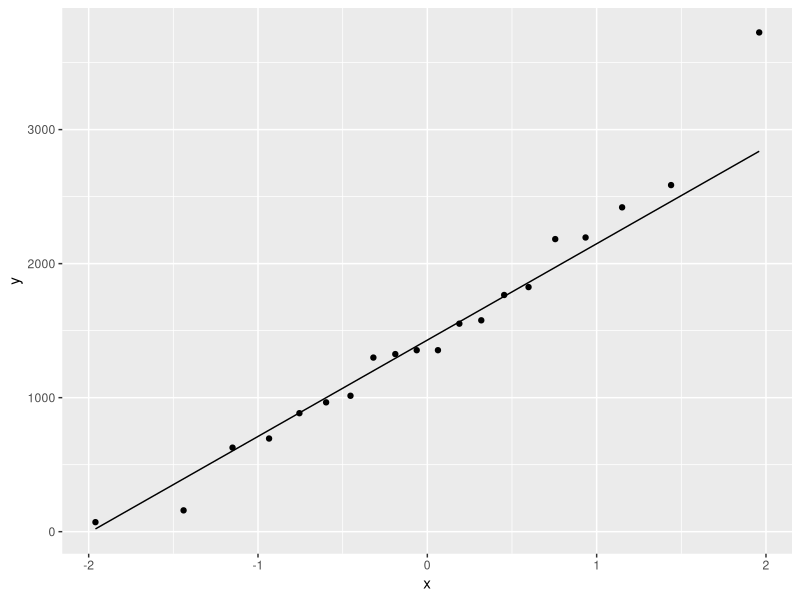
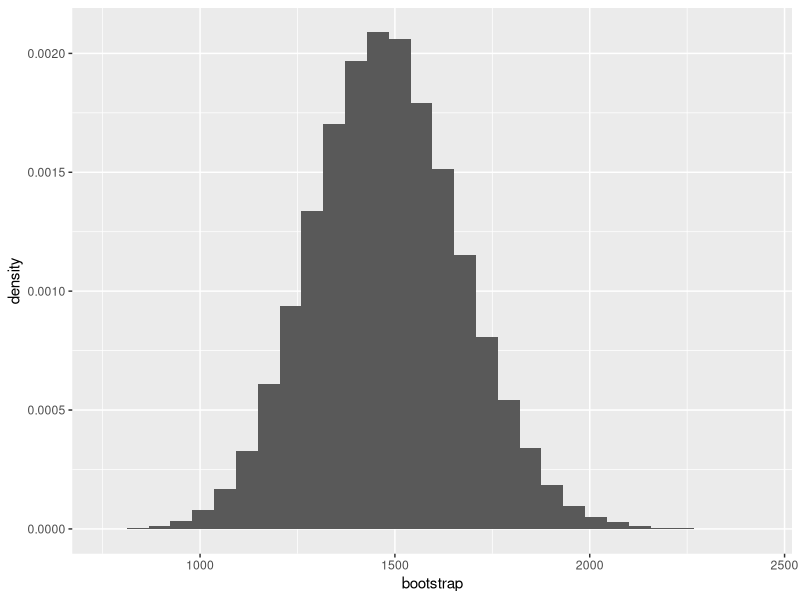

Source code (R) for these figures, in order:
## 1.2
survivalTimes = c(1552, 627, 884, 2183, 1354, 1354, 1014, 2420,  71, 3725,
	          2195, 2586, 1577, 1766, 1325, 1299, 159, 1825, 965, 695)
B = 100000

###(a)
mu0 = 1020
sd0 = sd(survivalTimes)
n = length(survivalTimes)

library(ggplot2)
df <- data.frame(survivalTimes)
p1 <- ggplot(df, aes(sample=survivalTimes)) +
    stat_qq( )+
    stat_qq_line()
    xlim(-2,2)
plot(p1)


shapiro.test(survivalTimes)$p.value

## Analysing the graphic and knowing that shapiro test p-value is greater than 0.05 we can affirm that the survival time estimates follow a normal Distribution.

p.value.exact = 1-pnorm((mean(survivalTimes)-mu0)/(sd(survivalTimes)/sqrt(n))); p.value.exact

set.seed(777)
t.obs = (mean(survivalTimes)-mu0)/(sd0/sqrt(n))
t.star = numeric(B)
z=survivalTimes-mean(survivalTimes)+mu0 
for(i in 1:B){
    z.star    = sample(z,n,replace=T)
    sd.z.star = sd(z.star)
    t.star[i] = (mean(z.star)-mu0)/(sd.z.star/sqrt(n))
}
# decision on H0 based on the p.value
p.value <- sum(t.star>t.obs)/B; p.value

## The exact p.value is greater than the p.value of the boostrap yet there are no significant changes. Both the exact p.value and the bootstrap p.value are less than 0.05 therefore we reject the null hypothesis.

###(b)
set.seed(777)
alpha = 0.1
t.star = numeric(B)
t= mean(survivalTimes)
for(i in 1:B){
    x.boot = sample(survivalTimes, length(survivalTimes), replace=T)
    t.star[i] = mean(x.boot)
}

### pivotal CI (review)
delta.star = t.star - t
d = quantile(delta.star, c(alpha/2,1-alpha/2))
ci.boot = t - c(d[2],d[1])
names(ci.boot) <- c("5%", "95%")
ci.boot

## draw histogram
library(ggplot2)
p1 <- ggplot(data.frame(bootstrap = t.star), aes(x = bootstrap)) +
      geom_histogram(aes(y = after_stat(density)))
plot(p1)

## percentile 90% CI
d = quantile(t.star, c(alpha/2,1-alpha/2)); d

##(c)
set.seed(777)
u <- c(alpha/2, 1-alpha/2) #desired quantiles
z <- qnorm(mean(t.star < t)) 
z.u <- qnorm(u)

## calculate accelaration using an estimator
t.star.jack = numeric(length(survivalTimes))
for(i in 1:length(survivalTimes)){
    t.star.jack[i] = mean(survivalTimes[-i])
}
mean.t.star.jack <- mean(t.star.jack)
a.hat <- sum((mean.t.star.jack - t.star.jack)^3)/(6*(sum((mean.t.star.jack - t.star.jack)^2))^(3/2))

#Adjusted quantiles
u_adjusted <- pnorm(z + (z+z.u)/(1-a.hat*(z+z.u))) 

#Accelerated Bootstrap CI
quantile(t.star, u_adjusted)

## (d)
set.seed(777)
library(boot)
boot.T <- function(data,indices){
    return(mean(data[indices,]))
}
boot.mean <- boot(data=as.data.frame(survivalTimes),statistic = boot.T,R=B)
boot.ci(boot.mean,type=c("basic","norm","perc", "bca"), conf=0.9)

## (e)
P.mean = mean(survivalTimes > 1100); P.mean

## (f)
### bootstrap
set.seed(777)
B= 10000
t.star.boot=numeric(B)
for(i in 1:B){
    survivalTimes.sample = sample(survivalTimes,length(survivalTimes),replace =T)
    t.star.boot[i] = mean(survivalTimes.sample > 1100)
}

t.star.boot.mean =mean(t.star.boot); t.star.boot.mean
t.star.boot.bias = t.star.boot.mean - P.mean; t.star.boot.bias
t.star.boot.var = var(t.star.boot); t.star.boot.var
t.star.boot.sd = sqrt(t.star.boot.var); t.star.boot.sd

### jackknife
set.seed(777)
t.star.jack=numeric(length(survivalTimes))
for(i in 1:length(survivalTimes)){
    t.star.jack[i] = mean(survivalTimes[-i] > 1100)
}

t.star.jack.mean = mean(t.star.jack); t.star.jack.mean
t.star.jack.bias = (t.star.jack.mean - P.mean) * (n-1); t.star.jack.bias
t.star.jack.var = mean((t.star.jack - t.star.jack.mean)^2) * (n-1); t.star.jack.var
t.star.jack.sd = sqrt(t.star.jack.var); t.star.jack.sd;

### (g)
set.seed(777)
B= 10000
t.star.boot=numeric(B)
t.star.jack=numeric(length(survivalTimes))
for(i in 1:B){
    z.star = sample(survivalTimes,length(survivalTimes),replace =T)
    t.star.boot[i] = mean(z.star > 1100)
}
for(i in 1:B){
    t.star.jack[i] = sd(t.star.boot[-i])
}

t.star.jack.var = mean((t.star.jack - mean(t.star.jack))^2) * (n-1); t.star.jack.var
t.star.jack.sd = sqrt(t.star.jack.var); t.star.jack.sd;
